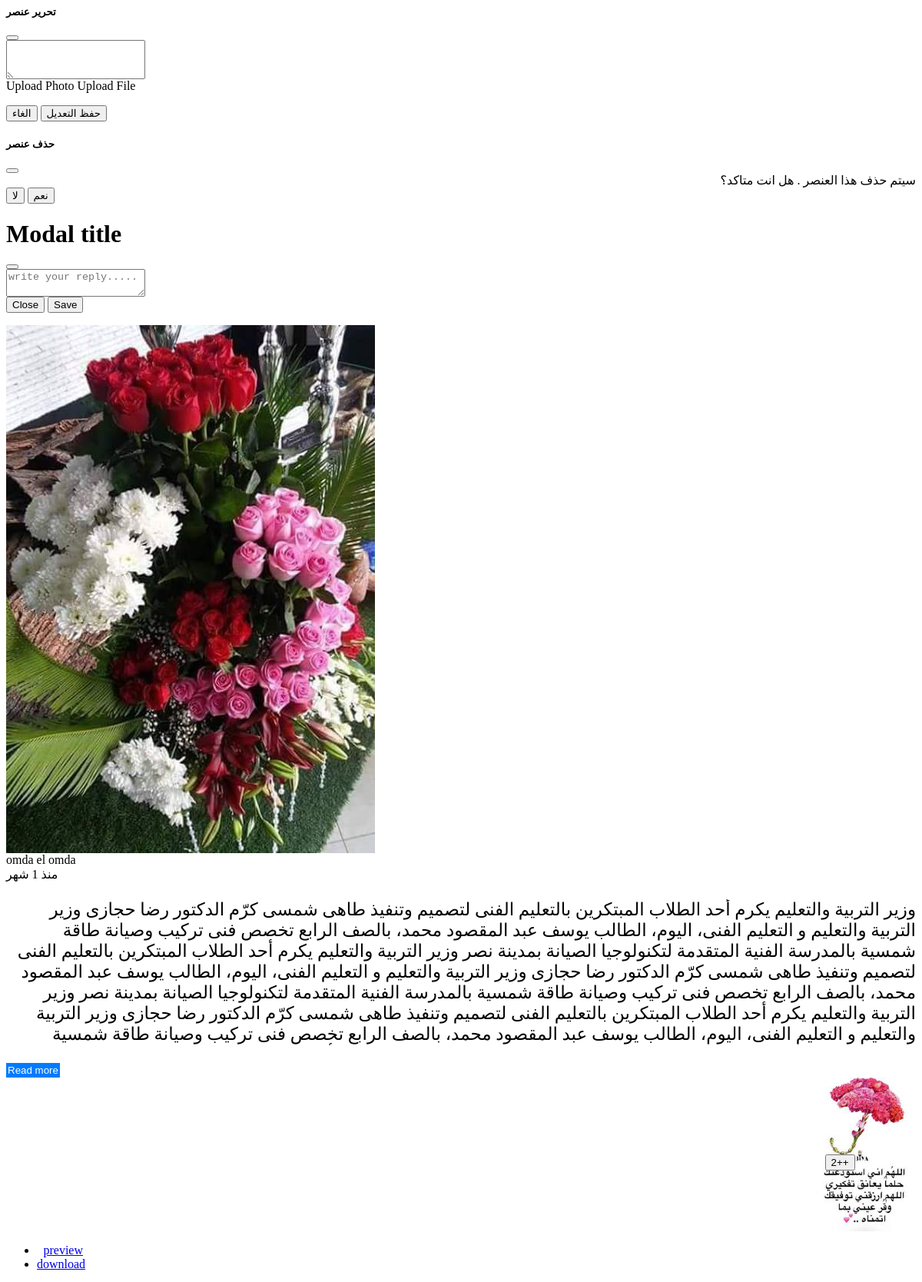
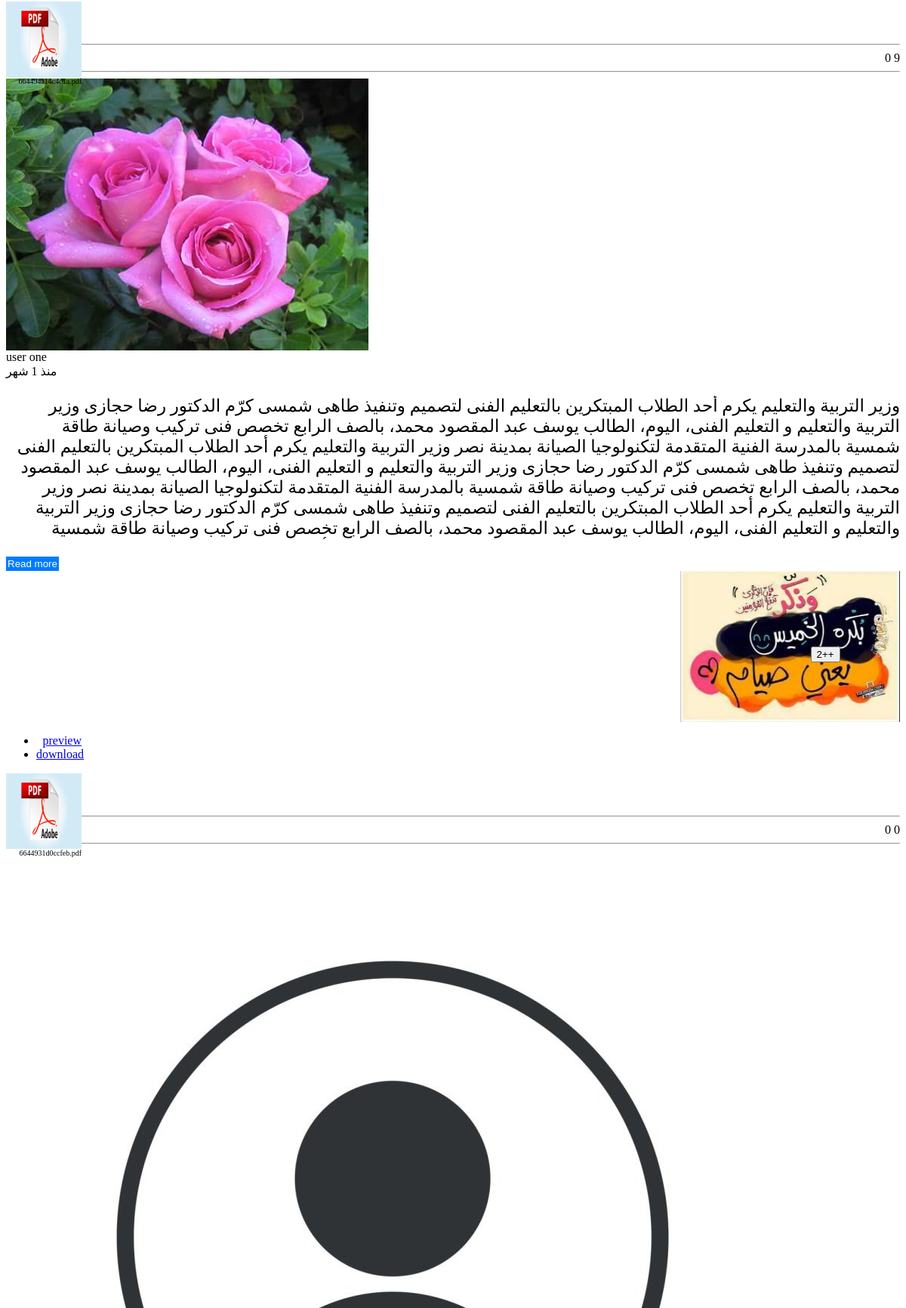
Screenshot of /components/main/posts/posts.php (upper part) with the database file from the repository (2 pictures, top to bottom).
### tables this page shows
CREATE TABLE `users` (
  `id` int(11) NOT NULL,
  `name` varchar(255) DEFAULT NULL,
  `u_name` varchar(255) DEFAULT NULL,
  `email` varchar(255) DEFAULT NULL,
  `password` varchar(255) DEFAULT NULL,
  `image` varchar(100) NOT NULL,
  `verify` int(11) DEFAULT 0,
  `company` text DEFAULT NULL,
  `job` text DEFAULT NULL,
  `country` text DEFAULT NULL,
  `address` text DEFAULT NULL,
  `phone` text DEFAULT NULL,
  `twitter` text DEFAULT NULL,
  `facebook` text DEFAULT NULL,
  `instagram` text DEFAULT NULL,
  `linkedin` text DEFAULT NULL,
  `about` text DEFAULT NULL,
  `level` int(100) DEFAULT NULL
);

CREATE TABLE `post_images` (
  `id` int(11) NOT NULL,
  `user_id` int(100) NOT NULL,
  `post_id` int(100) NOT NULL,
  `i_name` varchar(100) NOT NULL
);

CREATE TABLE `posts` (
  `id` int(11) NOT NULL,
  `user_id` int(100) NOT NULL,
  `post` text DEFAULT NULL,
  `time` int(100) NOT NULL
);

### classes/Env.php (called while the page is built, shortened)
<?php
class Env
{
  public function connect()
  {
    $connect = new mysqli($this::host, $this::dbUser, $this::dbPass, $this::dbName);
     if($connect){
               return $connect;
      }else{
        die("Connection failed " );
      }
  }
};
?>

### classes/Post.php (called while the page is built, shortened)
<?php
 require_once 'Env.php';
class Post extends Env{
    public function getPosts()
    {
        $query = "SELECT posts.*,post_images.i_name , post_files.f_name
          FROM posts
          LEFT JOIN post_images ON posts.id = post_images.post_id
          LEFT JOIN post_files ON posts.id = post_files.post_id
          ORDER BY time DESC";
          $result = mysqli_query($this->connect(),$query);
if($result){
          $posts = [];
          while ($row = mysqli_fetch_assoc($result)) {
              $postId = $row['id'];
              if (!isset($posts[$postId])) {
                  $posts[$postId] = [
                      'id' => $postId,
                      'post' => $row['post'],
                      'user_id' => $row['user_id'],
                      'time' => $row['time'],
                      'images' => [],
                      'files' => []
                  ];
              }
              if (!empty($row['i_name'])) {
                if(!in_array($row['i_name'],$posts[$postId]['images'])){
                  $posts[$postId]['images'][] = $row['i_name'];
                }
             }
              if (!empty($row['f_name'])) {
                  if(!in_array($row['f_name'],$posts[$postId]['files'])){
                    $posts[$postId]['files'][] = $row['f_name'];
                  }
              }
          }
         return $posts;
 }
    }
}
?>

### classes/Fun.php (called while the page is built, shortened)
<?php
 require_once 'Env.php';
class Fun extends Env{
public function response($status='',$filed='',$msg='',$data=''){
          return json_encode([
              'status'=>$status,
               'msg'  =>[$filed=>$msg] ,
              'data'  =>$data,
          ]);
}
public function getUser($table,$column,$id)
{
    $mysqli=  $this->connect();
    $sql =  "SELECT * FROM $table WHERE id = '$id'";
    $rows=  $mysqli->query($sql);
    $USER = mysqli_fetch_assoc($rows);
    if($USER){
        return $USER[$column] ;
    }else{
        return '';
    }
}
public function getTime($time)
{
    $now = time();
    $timestamp = $time;
    $diff = $now - $timestamp;
    if ($diff < 60) {
        return 'منذ ' . $diff . ' ثانية';
    } elseif ($diff < 3600) {
        return 'منذ ' . floor($diff / 60) . ' دقيقة';
    } elseif ($diff < 86400) {
        return 'منذ ' . floor($diff / 3600) . ' ساعة';
    } elseif ($diff < 604800) {
        return 'منذ ' . floor($diff / 86400) . ' يوم';
    } elseif ($diff < 2592000) {
        return 'منذ ' . floor($diff / 604800) . ' أسبوع';
    } elseif ($diff < 31536000) {
        return 'منذ ' . floor($diff / 2592000) . ' شهر';
    } else {
        return 'منذ ' . floor($diff / 31536000) . ' سنة';
    }
}
    public function likesNum($post_id,$comment_id=null,$user_id)
    {
        if($comment_id===null){
            $table='post_likes';
            $post_likes =  "SELECT * FROM $table WHERE post_id = '$post_id'  ";
            $likes=  mysqli_query($this->connect(),$post_likes);
            $likeRows = mysqli_num_rows($likes);
            $user_like =  "SELECT * FROM $table WHERE post_id = '$post_id' && user_id = '$user_id' ";
            $like=  mysqli_query($this->connect(),$user_like);
            $u_like = mysqli_num_rows($like);
            return $this->response('success','post','',['num'=>$likeRows,'u_like'=>$u_like]) ;
        }
    }
    public function commentNum($post_id)
    {
            $table='comments';
            $commentsNum =  "SELECT * FROM $table WHERE post_id = '$post_id'  ";
            $rows=  mysqli_query($this->connect(),$commentsNum);
            $numRows = mysqli_num_rows($rows);
            if($numRows){
            return $this->response('success','post','',['num'=>$numRows]) ;
           }else{
            return $this->response('success','post','',['num'=>0]) ;
           }
    }
}

### components/main/posts/posts.php (the view, shortened to what this page needs)
<?php
   $funClass = new Fun;
   $getPosts = new Post;
   include('./../plus/edit.php');
   include('./../plus/delete.php');
    include('./addreply.php');
$posts = $getPosts->getPosts();
?>
 --><?php
    foreach ($posts as $post) {
?>
            <div class="col-xxl-4 col-xl-12 " id="post<?php echo $post['id'];?>">
              <div class="card info-card customers-card ">
          <div class="card-body p-0 m-0">
              <div class="d-flex align-items-center p-1">
                    <?php
                       $img= $funClass->getUser('users','image',$post['user_id']) ;
                    ?>
                 <a href="#" onclick="getProfilePage(<?php echo $post['user_id'];?>,<?php echo isset($_SESSION['id'])?$_SESSION['id']:0 ?>)" >
                        <img src="/assets/images/profiles/<?php echo $img ? $img :'' ;    ?> " class="card-icon rounded-circle d-flex align-items-center justify-content-center">
                  </a>
                  <div class="ps-2 ">
                      <span class="fw-bold">
                      <?php echo $funClass->getUser('users','name',$post['user_id'])  ?>
                      </span><br>
                       <span class="text-muted small pt-2 ps-1">
                       <?php echo $funClass->getTime($post['time'])  ?>
                       </span>
                    </div>
                  </div>
                  <div class="container col-12">
                    <div class="row p-0 m-0" style="text-align:right;">
                <div class="postContainer">
                     <p class="postText" style="font-size:23px">
                     <?php echo $post['post'] ;?>
                     </p>
  <button class="read-more">Read more</button>
                   </div>
<?php
        if (!empty($post['images'])) {?>
         <div class="col-12 p-0 m-0" style="position:relative">
 <?php
                   $i_p=0;
        foreach ($post['images'] as $image_p) {
            $countp= count($post['images']);
?>
              <img class="col-12 p-0 m-0" <?php echo $i_p>0?'style="display:none;height:200px"':'style="height:200px"' ?>  id="<?php  echo $post['id'].'i'.$i_p;  ?>"
              src="/assets/images/posts/images/<?php echo   $image_p    ?>" class="img-fluid p-0 m-0">
<?php
 $i_p++;
 }
   if($countp >1){
 ?>
<button   onclick="showHide('<?php  echo $post['id'] ?>',<?php echo $countp;?>)" id="showHideBtn<?php  echo $post['id'] ?>"
               style="position:absolute;top:100px;left:90% ;cursor: pointer" ><?php echo $countp; ?>++</button>
</div>
<?php
               }
 }?>
<div class="col-12 p-1 mb-1  d-flex justify-content-end">
<?php
      if (!empty($post['files'])) {
         foreach ($post['files'] as $file) {
          $fileExt = explode('.', $file);
          $Ext = strtolower(end($fileExt));
          $img='unknown.png';
          if($Ext==='pdf'){ $img='pdf.jpeg';}
          elseif( $Ext==='doc'|| $Ext==='docx'){$img='word.jpg';}
?>
 <div style="width:100px;height:100px;position:relative" class="mx-1">
    <ul class="dropdown-menu dropdown-menu-end dropdown-menu-arrow">
        <li><a class="dropdown-item" target="_blank"  href="/showFile.php?file=<?php echo $file ?>">preview</a></li>
        <li><a class="dropdown-item" download href="/assets/images/posts/files/<?php echo $file ?>">download</a></li>
    </ul>
    <img style="width:100px;height:100px"  src="/assets/images/posts/files/<?php echo $img ? $img : ''; ?>" class="img-fluid p-0 m-0">
     <span class="aa" style=""><?php echo $file  ?></span>
</div>
<?php
     } }
?>
</div>
<div>
<?php
   $sessionID = isset($_SESSION['id']) ? $_SESSION['id'] : null;
   $postLikesNum = $funClass->likesNum($post['id'],null, $sessionID);
   $commentNum = $funClass->commentNum($post['id']);
     $commentData = json_decode($commentNum);
     $comNum= $commentData->data->num;
     $postData = json_decode($postLikesNum);
     $likesp= $postData->data->num;
     $ulike =$postData->data->u_like;
?>
<hr class="mb-0 pb-0">
<div class=" d-flex justify-content-around">
<?php
if($ulike){ ?>
    <span style="cursor: pointer;" onclick="setPostLike(<?php echo $post['id'] ?>)" id="allPostLikes<?php echo $post['id'] ?>" class="red" ><i class="fas fa-2x fa-thumbs-up"></i>
      <span id="allPostLikesNum<?php echo $post['id'] ?>"><?php echo isset($likesp) ? $likesp :'0'?></span>
    </span>
<?php
}else{ ?>
    <span style="cursor: pointer;"  onclick="setPostLike(<?php echo $post['id'] ?>)" id="allPostLikes<?php echo $post['id'] ?>"  ><i class="fas fa-2x fa-thumbs-up"></i>
      <span id="allPostLikesNum<?php echo $post['id'] ?>"><?php echo isset($likesp) ? $likesp :'0'?></span>
    </span>
<?php } ?>
<span style="cursor: pointer;"  onclick="showHideAllPostCommentsDiv(<?php echo $post['id'] ?>)"><i class="fas fa-2x fa-comments"></i>
<span>   <?php echo isset($comNum) ? $comNum :'0'?>   </span>
</span>
</div>
<hr class="mt-0 pt-0">
 </div>
                    </div>
                  </div>
                </div>
              </div>
            </div>
<?php
        }
?>
<link rel="stylesheet" type="text/css" href="/assets/css/postDivResize.css">

### assets/css/postDivResize.css (style rules this page uses)
.aa { display: block; width: 100px; white-space: nowrap; overflow: hidden; font-size:10px; }
.postText { overflow: hidden; max-height: 190px; transition: max-height 0.5s ease; text-overflow: ellipsis; }
.read-more { display: block; margin-top: 10px; background-color: #007bff; color: #fff; border: none; padding: 2px 2px; cursor: pointer; }

### rows the page displays
users: image (picture), name "omda el omda"
users: image (picture), name "user one"
post_images: post.image (placeholder picture)

### other values shown
$funClass->getTime($post['time']) "منذ 1 شهر"
$countp "2"
$file "664494a14c4c1a.pdf"
$likesp "0"
$comNum "9"
$file "6644931d0ccfeb.pdf"
$comNum "0"
